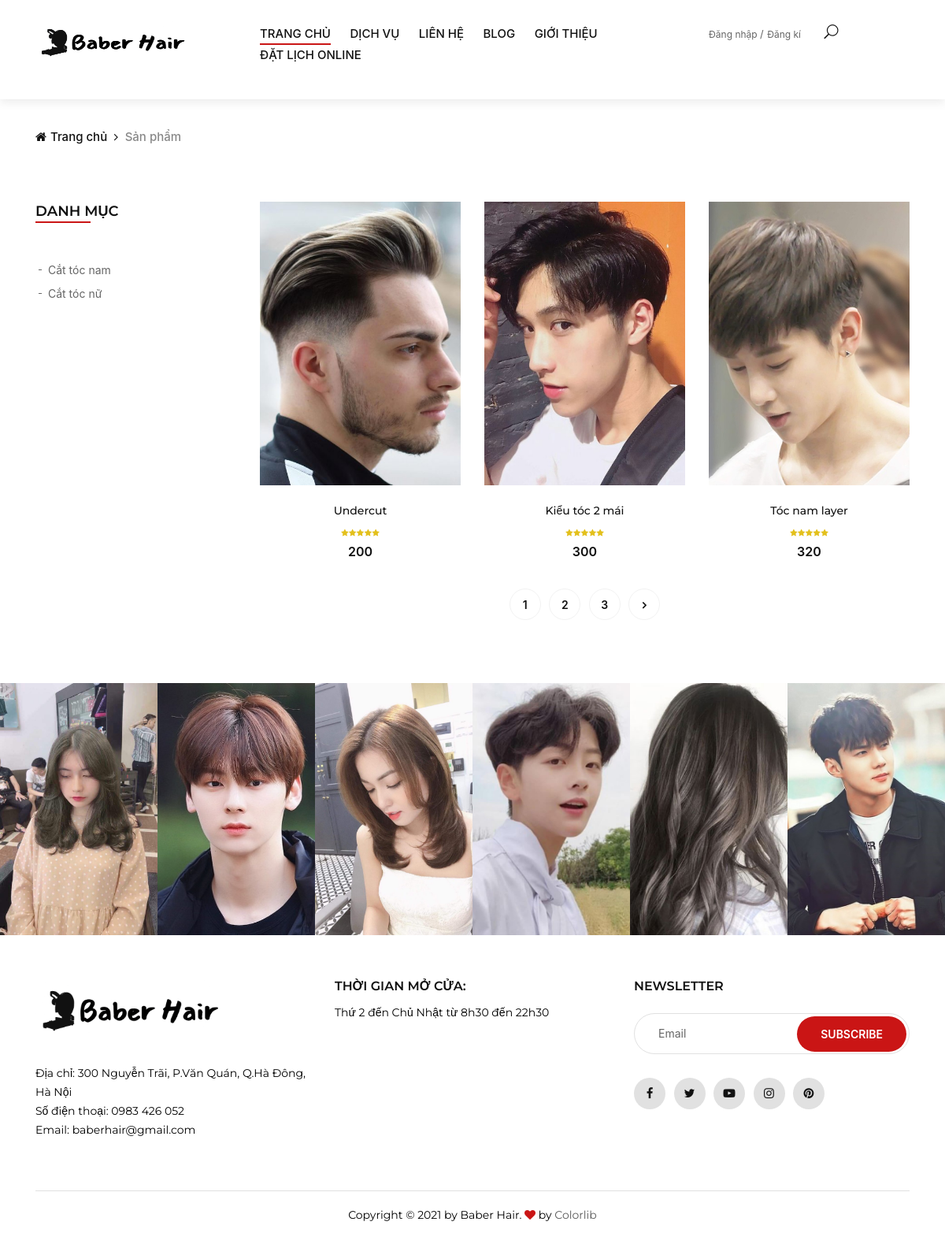
/service_by_cate.php?cate_id=2, run on the app's committed database.
### tables this page shows
CREATE TABLE `categories` (
  `cate_id` int(11) NOT NULL,
  `cate_name` varchar(255) NOT NULL,
  `cate_img` varchar(255) NOT NULL
);

CREATE TABLE `services` (
  `service_id` int(11) NOT NULL,
  `service_name` varchar(255) NOT NULL,
  `service_img` varchar(255) NOT NULL,
  `price` float NOT NULL,
  `sale` float NOT NULL,
  `detail` varchar(500) NOT NULL,
  `cate_id` int(11) NOT NULL
);

### service_by_cate.php (the view, shortened to what this page needs)
<?php
require_once "connection.php";
$sql_cate = "SELECT * FROM categories";
$stmt = $conn->prepare($sql_cate);
$stmt->execute();
$cate1 = $stmt->fetchAll(PDO::FETCH_ASSOC);
if (isset($_GET['cate_id'])) {
    $cate = $_GET['cate_id'];
    $sql = "SELECT * FROM services where cate_id ='$cate'";
    $stmt = $conn->prepare($sql);
    $stmt->execute();
    $ser = $stmt->fetchAll(PDO::FETCH_ASSOC);
}
?>
<!DOCTYPE html>
<html lang="zxx">
<?php
require_once "header.php"; ?>
<div class="breadcrumb-option">
    <div class="container">
        <div class="row">
            <div class="col-lg-12">
                <div class="breadcrumb__links">
                    <a href="index.php"><i class="fa fa-home"></i>Trang chủ</a>
                    <span>Sản phẩm</span>
                </div>
            </div>
        </div>
    </div>
</div>
<section class="shop spad">
    <div class="container">
        <div class="row">
            <div class="col-lg-3 col-md-3">
                <div class="shop__sidebar">
                    <div class="sidebar__categories">
                        <div class="section-title">
                            <h4>Danh mục</h4>
                        </div>
                        <div class="categories__accordion">
                            <div class="accordion" id="accordionExample">
                                <div class="card">
                                    <div id="collapseOne" class="collapse show" data-parent="#accordionExample">
                                        <div class="card-body">
                                            <ul>
                                                <?php foreach ($cate1 as $cate1) : ?>
                                                <li><a
                                                        href="service_by_cate.php?cate_id=<?= $cate1['cate_id'] ?>"><?= $cate1['cate_name'] ?></a>
                                                </li>
                                                <?php endforeach; ?>
                                            </ul>
                                        </div>
                                    </div>
                                </div>
                            </div>
                        </div>
                    </div>
                </div>
            </div>
            <div class="col-lg-9 col-md-9">
                <div class="row">
                    <?php foreach ($ser as $row) : ?>
                    <div class="col-lg-4 col-md-6">
                        <div class="product__item">
                            <div class="product__item__pic set-bg" data-setbg="upload/<?= $row['service_img'] ?>">
                                <ul class="product__hover">
                                </ul>
                            </div>
                            <div class="product__item__text">
                                <h6><a
                                        href="service_detail.php?service_id=<?= $row['service_id'] ?>&cate_id=<?= $row['cate_id'] ?>"><?= $row['service_name'] ?></a>
                                </h6>
                                <div class="rating">
                                    <i class="fa fa-star"></i>
                                    <i class="fa fa-star"></i>
                                    <i class="fa fa-star"></i>
                                    <i class="fa fa-star"></i>
                                    <i class="fa fa-star"></i>
                                </div>
                                <div class="product__price"><?= $row['price'] ?></div>
                            </div>
                        </div>
                    </div>
                    <?php endforeach; ?>
                    <div class="col-lg-12 text-center">
                        <div class="pagination__option">
                            <a href="#">1</a>
                            <a href="#">2</a>
                            <a href="#">3</a>
                            <a href="#"><i class="fa fa-angle-right"></i></a>
                        </div>
                    </div>
                </div>
            </div>
        </div>
    </div>
</section>
<?php
require_once "footer.php";
?>
</body>
</html>

### css/style.css (style rules this page uses)
h1, h2, h3, h4, h5, h6 { margin: 0; color: #111111; font-weight: 400; font-family: "Montserrat", sans-serif; }
h4 { font-size: 24px; }
h6 { font-size: 16px; }
ul, ol { padding: 0; margin: 0; }
.section-title { margin-bottom: 45px; }
.section-title h4 { color: #111111; font-weight: 600; text-transform: uppercase; position: relative; display: inline-block; }
.section-title h4:after { position: absolute; left: 0; bottom: -4px; height: 2px; width: 70px; background: #ca1515; content: ""; }
.set-bg { background-repeat: no-repeat; background-size: cover; background-position: top center; }
.spad { padding-top: 100px; padding-bottom: 100px; }
.breadcrumb-option { padding-top: 35px; }
.breadcrumb__links a { font-size: 15px; font-weight: 500; color: #111111; margin-right: 18px; display: inline-block; position: relative; }
.breadcrumb__links a:after { position: absolute; right: -14px; top: 0; content: ""; font-family: "FontAwesome"; }
.breadcrumb__links a i { margin-right: 5px; }
.breadcrumb__links span { font-size: 15px; font-weight: 500; color: #888888; display: inline-block; }
.product__item { margin-bottom: 35px; }
.product__item__pic { height: 360px; position: relative; overflow: hidden; }
.product__hover { position: absolute; left: 0; width: 100%; bottom: 30px; text-align: center; }
.product__item__text { text-align: center; padding-top: 22px; }
.product__item__text h6 a { font-size: 14px; color: #111111; }
.product__item__text .rating { line-height: 18px; margin-bottom: 5px; }
.product__item__text .rating i { font-size: 10px; color: #e3c01c; margin-right: -4px; }
.product__item__text .rating i:last-child { margin-right: 0; }
.product__item__text .product__price { color: #111111; font-weight: 600; }
.shop { padding-top: 70px; padding-bottom: 80px; }
.sidebar__categories { margin-bottom: 50px; }
.sidebar__categories .section-title { margin-bottom: 35px; }
.sidebar__categories .section-title h4 { font-size: 18px; }
.categories__accordion .card { border: none; border-radius: 0; padding-bottom: 12px; border-bottom: 1px solid #f2f2f2 !important; margin-bottom: 12px; }
.categories__accordion .card:last-child { padding-bottom: 0; margin-bottom: 0; border-bottom: none !important; }
.categories__accordion .card-body { padding-left: 0; padding-top: 6px; padding-bottom: 0; }
.categories__accordion .card-body li { list-style: none; position: relative; padding-left: 16px; }
.categories__accordion .card-body li:before { position: absolute; left: 4px; top: 14px; height: 1px; width: 4px; background: #666666; content: ""; }
.categories__accordion .card-body li a { font-size: 14px; color: #666666; line-height: 30px; }
.pagination__option a { display: inline-block; height: 40px; width: 40px; border: 1px solid #f2f2f2; border-radius: 50%; font-size: 14px; color: #111111; font-weight: 600; line-height: 40px; text-align: center; -webkit-transition: all, 0.3s; -o-transition: all, 0.3s; transition: all, 0.3s; margin-right: 6px; }
.pagination__option a:last-child { margin-right: 0; }
.pagination__option a i { font-weight: 600; }
@media only screen and (min-width: 1200px) { .container { max-width: 1170px; } }

### data on the page
categories: cate_name "Cắt tóc nam"
categories: cate_name "Cắt tóc nữ"
services: shows a picture, service_name "Undercut", price "200"
services: shows a picture, service_name "Kiểu tóc 2 mái", price "300"
services: shows a picture, service_name "Tóc nam layer", price "320"
